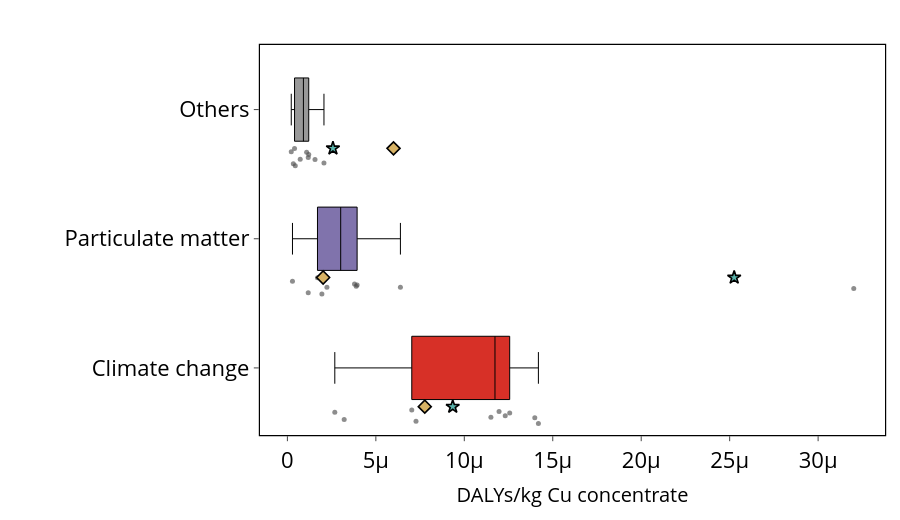

Notebook code for this chart:
### Code cell
plot_lcia_boxes_for_reference_product(
    df_hh_eiv,
    reference_product="Cu concentrate",
    yaxis_label="DALYs/kg Cu concentrate",
    title="",
    output_html="results/Damages/boxplot_hh_cu_eiv.html",
    output_image="results/Damages/boxplot_hh_cu_eiv",
    image_format="pdf",
    **COMMON
)

plot_lcia_boxes_for_reference_product(
    df_hh_riv,
    reference_product="Cu concentrate",
    yaxis_label="DALYs/kg Cu concentrate",
    title="",
    output_html="results/Damages/boxplot_hh_cu_riv.html",
    output_image="results/Damages/boxplot_hh_cu_riv",
    image_format="pdf",
    **COMMON
)

### Figure 1 — Plotly figure (JSON) as saved in the notebook; plotly's stock layout.template omitted (floating-point values rounded to 4 significant figures)
{"data": [{"boxpoints": "all", "fillcolor": "#d73027", "hoverinfo": "text+x", "hovertext": ["Copper Mountain", "Gibraltar (Cu)", "Goldex (Cu)", "Highland Valley (Cu)", "Kidd Creek", "LaRonde (Cu)", "Mount Milligan", "Mount Polley", "New Afton", "Snow Lake (Cu)"], "jitter": 0.35, "line": {"color": "black", "width": 1}, "marker": {"color": "rgba(80,80,80,0.65)", "size": 5}, "orientation": "h", "showlegend": false, "x": [1.419e-05, 1.196e-05, 1.231e-05, 7.269e-06, 2.68e-06, 7.031e-06, 1.257e-05, 1.398e-05, 3.21e-06, 1.15e-05], "y": [0, 0, 0, 0, 0, 0, 0, 0, 0, 0], "type": "box"}, {"boxpoints": "all", "fillcolor": "#8073ac", "hoverinfo": "text+x", "hovertext": ["Copper Mountain", "Gibraltar (Cu)", "Goldex (Cu)", "Highland Valley (Cu)", "Kidd Creek", "LaRonde (Cu)", "Mount Milligan", "Mount Polley", "New Afton", "Snow Lake (Cu)"], "jitter": 0.35, "line": {"color": "black", "width": 1}, "marker": {"color": "rgba(80,80,80,0.65)", "size": 5}, "orientation": "h", "showlegend": false, "x": [3.941e-06, 3.889e-06, 6.388e-06, 2.233e-06, 3.793e-06, 1.949e-06, 1.177e-06, 3.201e-05, 2.869e-07, 1.7e-06], "y": [1, 1, 1, 1, 1, 1, 1, 1, 1, 1], "type": "box"}, {"boxpoints": "all", "fillcolor": "#999999", "hoverinfo": "text+x", "hovertext": ["Copper Mountain", "Gibraltar (Cu)", "Goldex (Cu)", "Highland Valley (Cu)", "Kidd Creek", "LaRonde (Cu)", "Mount Milligan", "Mount Polley", "New Afton", "Snow Lake (Cu)"], "jitter": 0.35, "line": {"color": "black", "width": 1}, "marker": {"color": "rgba(80,80,80,0.65)", "size": 5}, "orientation": "h", "showlegend": false, "x": [1.088e-06, 1.206e-06, 1.56e-06, 4.035e-07, 3.359e-07, 4.45e-07, 2.067e-06, 1.178e-06, 2.178e-07, 7.24e-07], "y": [2, 2, 2, 2, 2, 2, 2, 2, 2, 2], "type": "box"}, {"marker": {"color": "rgba(0,0,0,0)", "line": {"color": "black", "width": 1.5}, "size": 16, "symbol": "square"}, "mode": "markers", "name": "MetalliCan range", "showlegend": false, "x": [null], "y": [null], "type": "scatter"}, {"marker": {"color": "rgba(80,80,80,0.7)", "size": 10, "symbol": "circle"}, "mode": "markers", "name": "MetalliCan sites", "showlegend": false, "x": [null], "y": [null], "type": "scatter"}, {"marker": {"color": "#d8b365", "line": {"color": "black", "width": 1.6}, "size": 10, "symbol": "diamond"}, "mode": "markers", "name": "Ecoinvent", "showlegend": false, "x": [7.766e-06, 5.998e-06, 2.02e-06], "y": [-0.3, 1.7, 0.7], "type": "scatter"}, {"marker": {"color": "#5ab4ac", "line": {"color": "black", "width": 1.6}, "size": 10, "symbol": "star"}, "mode": "markers", "name": "Regioinvent", "showlegend": false, "x": [9.347e-06, 2.574e-06, 2.526e-05], "y": [-0.3, 1.7, 0.7], "type": "scatter"}], "layout": {"yaxis": {"tickmode": "array", "tickvals": [0, 1, 2], "ticktext": ["Climate change", "Particulate matter", "Others"], "tickfont": {"size": 22, "color": "black"}, "showgrid": false, "zeroline": false, "showline": true, "linecolor": "black", "linewidth": 1.2, "mirror": true, "ticks": "outside", "automargin": false}, "xaxis": {"title": {"text": "DALYs/kg Cu concentrate", "font": {"size": 20, "color": "black"}}, "tickfont": {"size": 22, "color": "black"}, "showgrid": false, "zeroline": false, "showline": true, "linecolor": "black", "linewidth": 1.2, "mirror": true, "ticks": "outside", "automargin": false}, "title": {"text": "", "x": 0.5, "font": {"size": 18, "color": "black"}}, "showlegend": false, "margin": {"l": 260, "r": 15, "t": 45, "b": 85}, "width": 900, "height": 520, "plot_bgcolor": "white", "paper_bgcolor": "white"}}
